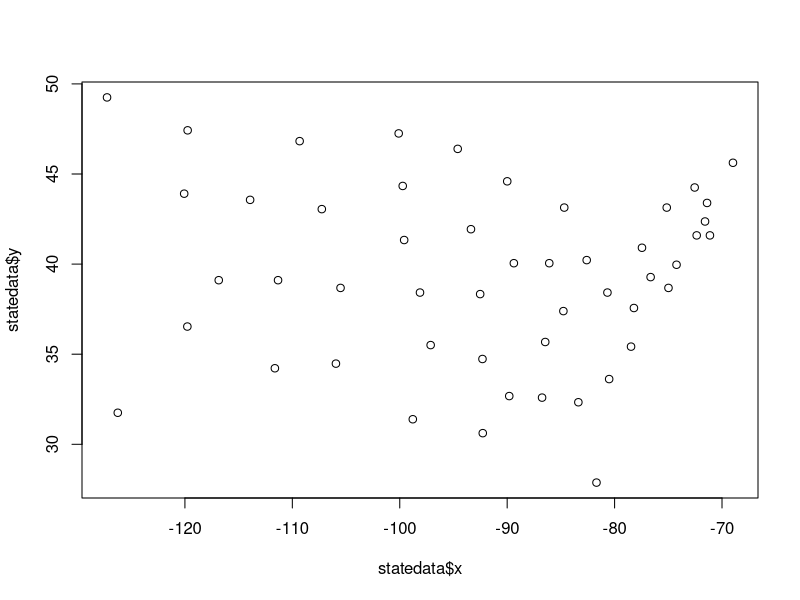
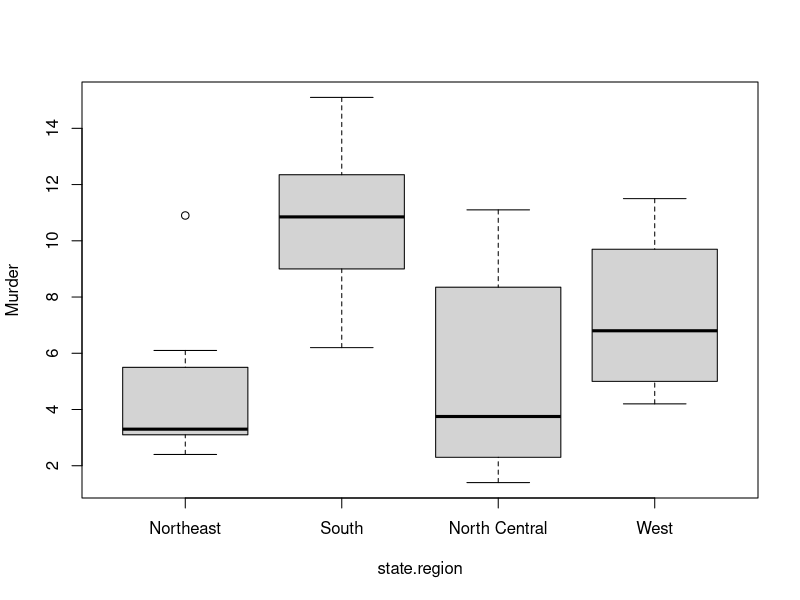
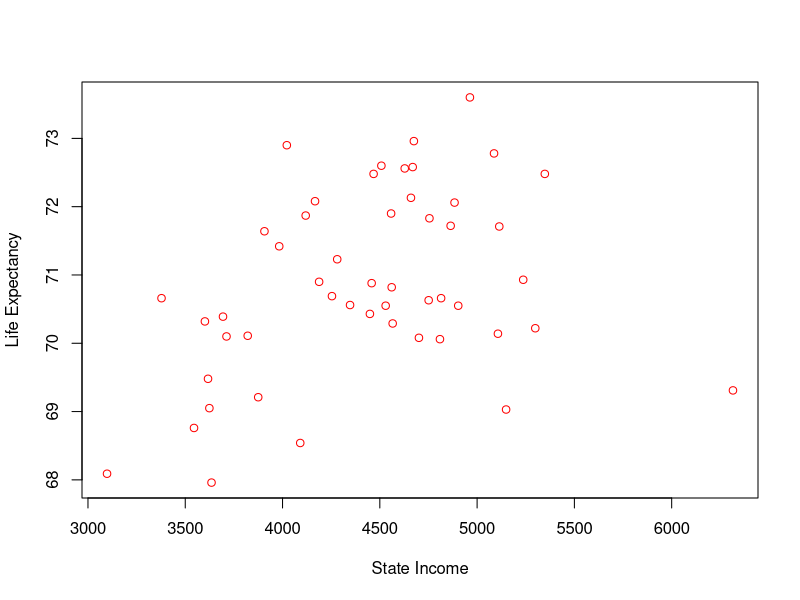

These charts were generated, in order, by the following R code:

#loading the data
data(state)
statedata = cbind(data.frame(state.x77), state.abb, state.area, state.center,  state.division, state.name, state.region)

# plotting the locations of the capitals of each state
plot(statedata$x, statedata$y)

# Determining region with highest mean High school graduation
tapply(statedata$HS.Grad, statedata$state.region, mean)

# making a boxplot of the murder rate by region
boxplot(Murder ~ state.region, data=statedata)

# outlier in the Northeast region of the boxplot 
subset(statedata, state.region=="Northeast", select=Murder)


# Initial model Predicting life expectancy
lifeex = lm(Life.Exp ~ Population + Income + Illiteracy + Murder + HS.Grad + Frost + Area, data=statedata)

# plotting a graph of life expectancy vs income, as the model is not as expected
plot(statedata$Income, statedata$Life.Exp, xlab="State Income", ylab="Life Expectancy", col="red")


# After experimentation, finding the best model
lifeex_best = lm(Life.Exp ~ Population + Murder + HS.Grad + Frost, data=statedata)

# Comparing minimum life expectancy predicted and actual value
sort(predict(lifeex_best))
statedata$state.name[which.min(statedata$Life.Exp)]	# Actual min value
statedata$state.name[which.max(statedata$Life.Exp)]	# Actual max value

# Finding the states where we make the largest absolute error
sort(abs(lifeex_best$residuals))
